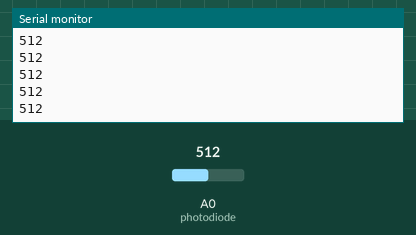
Recording of a sketch running on a simulated Arduino Uno, built with avr-gcc and run on an emulated ATmega328P. On the bench: the last lines printed to the serial monitor. The inputs (shaded band) are chosen by the test bench; at power-on: A0 (photodiode) = 512.

Above: at 1.2 s.
1.3 s: A0 (photodiode) set to 716
At 2.2 s:
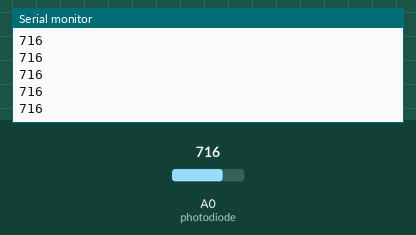
2.8 s: A0 (photodiode) set to 900
At 3.4 s:
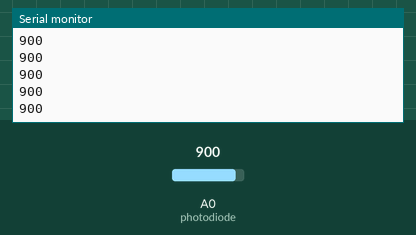
Timing chart, 0 to 5.8 s (numbered marks = the images above; inputs shaded):
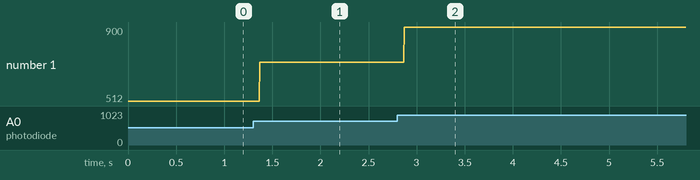

Measured:
- after the input at 1.3 s, the serial monitor: prints a new line after 0.07 s (image 1)
- after the input at 2.8 s, the serial monitor: prints a new line after 0.07 s (image 2)
- plotted number 1: 512 → 716 after the input at 1.3 s, 716 → 900 after the input at 2.8 s

The sketch:

infrared_beam_Break.ino
```cpp
 int photodiode=A0; //define analog photodiode input

 void setup(){
  pinMode(photodiode,INPUT);
  Serial.begin(9600);          //set serial monitor at a default baund rate of 9600
 }
 void loop() {
  int val = analogRead(A0);
  Serial.println(val);          // prints the values from the sensor in serial monitor
  }
```
